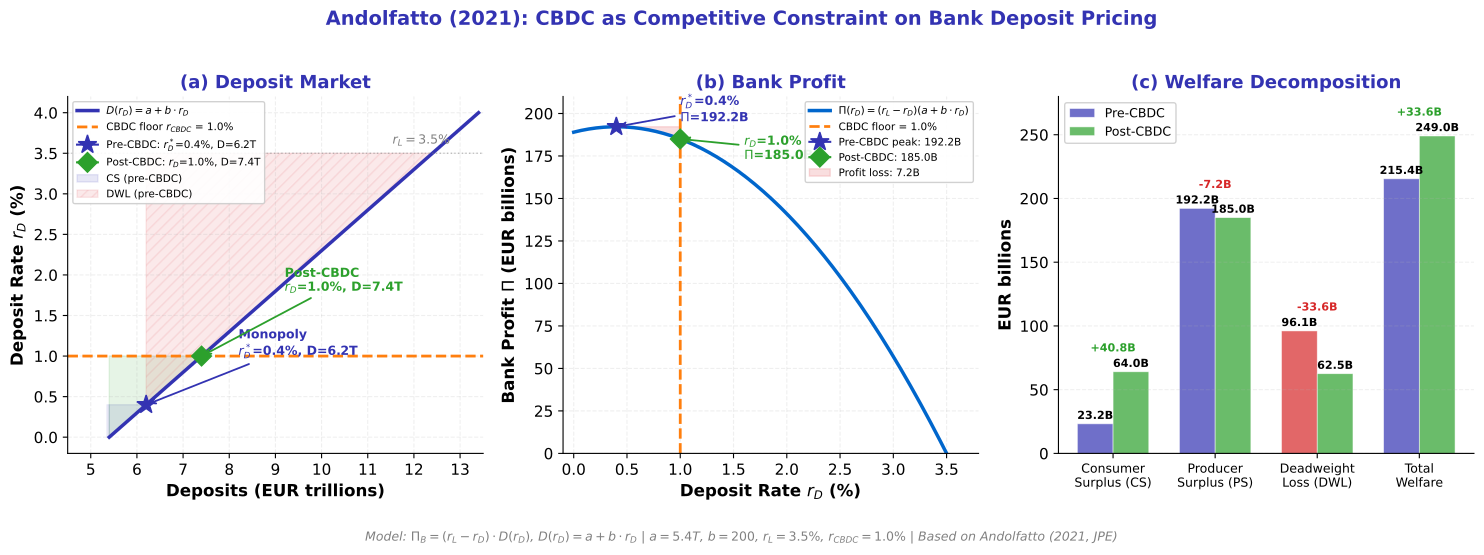

Recreate this plot in Python.
r"""Andolfatto Bank Competition Model: CBDC as Competitive Constraint

Three-panel comparative statics of deposit market equilibrium
before and after CBDC introduction sets a floor on deposit rates.

Economic Model:
$\Pi_B = (r_L - r_D) \cdot D(r_D)$ where $D(r_D) = a + b \cdot r_D$,
$a = 5.4$ (EUR trillions), $b = 200$ (EUR trillions per unit rate), $r_L = 0.035$.
FOC: $r_D^* = \frac{r_L - a/b}{2} = 0.004$ (0.4\%).
CBDC floor: $r_D \geq r_{CBDC} = 0.01$ (1\%).
Pre-CBDC: $D = 6.2$T, $\Pi = 192.2$B.
Post-CBDC: $D = 7.4$T, $\Pi = 185.0$B.
Based on Andolfatto (2021).
"""
# Multi-panel override: comparative statics requires simultaneous visibility

import matplotlib.pyplot as plt
import numpy as np
from pathlib import Path

plt.rcParams.update({
    'font.size': 12, 'axes.labelsize': 12, 'axes.titlesize': 13,
    'xtick.labelsize': 11, 'ytick.labelsize': 11, 'legend.fontsize': 10,
    'figure.figsize': (15, 5), 'figure.dpi': 150
})

MLPURPLE = '#3333B2'
MLBLUE = '#0066CC'
MLORANGE = '#FF7F0E'
MLGREEN = '#2CA02C'
MLRED = '#D62728'
MLLAVENDER = '#ADADE0'

# ── Parameters ──────────────────────────────────────────────────────────
a = 5.4        # EUR trillions: deposits at zero rate
b = 200.0      # EUR trillions per unit rate (sensitivity)
r_L = 0.035    # Lending rate (3.5%)
r_CBDC = 0.01  # CBDC floor rate (1.0%)

# ── Derived equilibrium values ──────────────────────────────────────────
# Monopoly FOC: r_D* = (r_L - a/b) / 2
r_D_star = (r_L - a / b) / 2                    # 0.004 (0.4%)
D_star = a + b * r_D_star                        # 6.2T
Pi_star = (r_L - r_D_star) * D_star              # 0.1922T = 192.2B

# Post-CBDC constrained equilibrium
r_D_cbdc = r_CBDC                                # 0.01 (1.0%)
D_cbdc = a + b * r_D_cbdc                        # 7.4T
Pi_cbdc = (r_L - r_D_cbdc) * D_cbdc              # 0.185T = 185.0B

# Competitive benchmark (r_D = r_L)
D_comp = a + b * r_L                             # 12.4T

# Inverse supply: r_S(D) = (D - a) / b  (for D >= a; 0 for D < a)

# ── Welfare computation ─────────────────────────────────────────────────
# CS = integral_0^D [r_D - max(0, (q-a)/b)] dq
#    = r_D * a + r_D*(D-a) - (D-a)^2 / (2b)    (for D >= a)
def compute_CS(r_D, D_eq):
    return r_D * a + r_D * (D_eq - a) - (D_eq - a)**2 / (2 * b)

# Total surplus at competitive equilibrium
TS = r_L * a + r_L * (D_comp - a) - (D_comp - a)**2 / (2 * b)  # 0.3115T

CS_pre = compute_CS(r_D_star, D_star)            # 0.0232T = 23.2B
CS_post = compute_CS(r_D_cbdc, D_cbdc)           # 0.064T  = 64.0B

DWL_pre = TS - CS_pre - Pi_star                  # 0.0961T = 96.1B
DWL_post = TS - CS_post - Pi_cbdc                # 0.0625T = 62.5B

# Convert to billions for bar chart
CS_pre_B, CS_post_B = CS_pre * 1000, CS_post * 1000
Pi_star_B, Pi_cbdc_B = Pi_star * 1000, Pi_cbdc * 1000
DWL_pre_B, DWL_post_B = DWL_pre * 1000, DWL_post * 1000

# ── Figure ──────────────────────────────────────────────────────────────
fig, (ax1, ax2, ax3) = plt.subplots(1, 3, figsize=(15, 5))

# ════════════════════════════════════════════════════════════════════════
# Panel (a): Deposit Market
# ════════════════════════════════════════════════════════════════════════
r_range = np.linspace(0, 0.04, 300)
D_supply = a + b * r_range                       # Linear deposit supply

ax1.plot(D_supply, r_range * 100, color=MLPURPLE, linewidth=2.5,
         label=r'$D(r_D) = a + b \cdot r_D$')

# Horizontal "demand" at r_L (bank values deposits at lending rate)
ax1.axhline(r_L * 100, color='gray', linewidth=1, linestyle=':', alpha=0.5)
ax1.text(12.8, r_L * 100 + 0.08, r'$r_L = 3.5\%$', fontsize=9, color='gray',
         ha='right', va='bottom')

# CBDC floor
ax1.axhline(r_CBDC * 100, color=MLORANGE, linewidth=2, linestyle='--',
            label=f'CBDC floor $r_{{CBDC}}$ = {r_CBDC*100:.1f}%')

# Pre-CBDC monopoly equilibrium
ax1.plot(D_star, r_D_star * 100, marker='*', markersize=14, color=MLPURPLE,
         zorder=5, label=f'Pre-CBDC: $r_D^*$={r_D_star*100:.1f}%, D={D_star:.1f}T')
ax1.annotate(f'Monopoly\n$r_D^*$={r_D_star*100:.1f}%, D={D_star:.1f}T',
             xy=(D_star, r_D_star * 100),
             xytext=(D_star + 2.0, r_D_star * 100 + 0.6),
             fontsize=9, color=MLPURPLE, fontweight='bold',
             arrowprops=dict(arrowstyle='->', color=MLPURPLE, lw=1.3))

# Post-CBDC constrained equilibrium
ax1.plot(D_cbdc, r_D_cbdc * 100, marker='D', markersize=10, color=MLGREEN,
         zorder=5, label=f'Post-CBDC: $r_D$={r_D_cbdc*100:.1f}%, D={D_cbdc:.1f}T')
ax1.annotate(f'Post-CBDC\n$r_D$={r_D_cbdc*100:.1f}%, D={D_cbdc:.1f}T',
             xy=(D_cbdc, r_D_cbdc * 100),
             xytext=(D_cbdc + 1.8, r_D_cbdc * 100 + 0.8),
             fontsize=9, color=MLGREEN, fontweight='bold',
             arrowprops=dict(arrowstyle='->', color=MLGREEN, lw=1.3))

# Shade CS area (pre-CBDC): area between r_D* horizontal and supply curve
D_fill_pre = np.linspace(a, D_star, 100)
r_supply_pre = (D_fill_pre - a) / b * 100
ax1.fill_between(D_fill_pre, r_supply_pre, r_D_star * 100,
                 alpha=0.12, color=MLPURPLE, label='CS (pre-CBDC)')
# Also rectangular CS block from 0 to a at height r_D*
ax1.fill_between([a - 0.05, a], [0, 0], [r_D_star * 100, r_D_star * 100],
                 alpha=0.08, color=MLPURPLE)

# Shade CS area (post-CBDC)
D_fill_post = np.linspace(a, D_cbdc, 100)
r_supply_post = (D_fill_post - a) / b * 100
ax1.fill_between(D_fill_post, r_supply_post, r_D_cbdc * 100,
                 alpha=0.12, color=MLGREEN)

# Shade DWL (pre-CBDC): triangle between D* and D_comp above supply
D_fill_dwl = np.linspace(D_star, D_comp, 100)
r_supply_dwl = (D_fill_dwl - a) / b * 100
r_L_line = np.full_like(D_fill_dwl, r_L * 100)
ax1.fill_between(D_fill_dwl, r_supply_dwl, r_L_line,
                 alpha=0.10, color=MLRED, hatch='///', label='DWL (pre-CBDC)')

ax1.set_xlabel('Deposits (EUR trillions)', fontweight='bold')
ax1.set_ylabel('Deposit Rate $r_D$ (%)', fontweight='bold')
ax1.set_title('(a) Deposit Market', fontsize=13, fontweight='bold', color=MLPURPLE)
ax1.set_xlim(4.5, 13.5)
ax1.set_ylim(-0.2, 4.2)
ax1.legend(loc='upper left', fontsize=7.5, framealpha=0.9)
ax1.spines['top'].set_visible(False)
ax1.spines['right'].set_visible(False)
ax1.grid(True, alpha=0.2, linestyle='--')

# ════════════════════════════════════════════════════════════════════════
# Panel (b): Bank Profit
# ════════════════════════════════════════════════════════════════════════
r_D_range = np.linspace(0, r_L, 300)
Pi_range = (r_L - r_D_range) * (a + b * r_D_range)  # in trillions
Pi_range_B = Pi_range * 1000                          # convert to billions

ax2.plot(r_D_range * 100, Pi_range_B, color=MLBLUE, linewidth=2.5,
         label=r'$\Pi(r_D) = (r_L - r_D)(a + b \cdot r_D)$')

# CBDC floor vertical line
ax2.axvline(r_CBDC * 100, color=MLORANGE, linewidth=2, linestyle='--',
            label=f'CBDC floor = {r_CBDC*100:.1f}%')

# Mark pre-CBDC optimum (peak)
ax2.plot(r_D_star * 100, Pi_star_B, marker='*', markersize=14, color=MLPURPLE,
         zorder=5, label=f'Pre-CBDC peak: {Pi_star_B:.1f}B')
ax2.annotate(f'$r_D^*$={r_D_star*100:.1f}%\n$\\Pi$={Pi_star_B:.1f}B',
             xy=(r_D_star * 100, Pi_star_B),
             xytext=(r_D_star * 100 + 0.6, Pi_star_B + 3),
             fontsize=9, color=MLPURPLE, fontweight='bold',
             arrowprops=dict(arrowstyle='->', color=MLPURPLE, lw=1.3))

# Mark post-CBDC constrained point
ax2.plot(r_D_cbdc * 100, Pi_cbdc_B, marker='D', markersize=10, color=MLGREEN,
         zorder=5, label=f'Post-CBDC: {Pi_cbdc_B:.1f}B')
ax2.annotate(f'$r_D$={r_D_cbdc*100:.1f}%\n$\\Pi$={Pi_cbdc_B:.1f}B',
             xy=(r_D_cbdc * 100, Pi_cbdc_B),
             xytext=(r_D_cbdc * 100 + 0.6, Pi_cbdc_B - 12),
             fontsize=9, color=MLGREEN, fontweight='bold',
             arrowprops=dict(arrowstyle='->', color=MLGREEN, lw=1.3))

# Shade profit loss region between the two rates
r_fill = np.linspace(r_D_star, r_D_cbdc, 100)
Pi_fill_top = np.full_like(r_fill, Pi_star_B)
Pi_fill_bot = (r_L - r_fill) * (a + b * r_fill) * 1000
ax2.fill_between(r_fill * 100, Pi_fill_bot, Pi_fill_top,
                 alpha=0.15, color=MLRED, label=f'Profit loss: {Pi_star_B - Pi_cbdc_B:.1f}B')

ax2.set_xlabel('Deposit Rate $r_D$ (%)', fontweight='bold')
ax2.set_ylabel('Bank Profit $\\Pi$ (EUR billions)', fontweight='bold')
ax2.set_title('(b) Bank Profit', fontsize=13, fontweight='bold', color=MLPURPLE)
ax2.set_xlim(-0.1, 3.8)
ax2.set_ylim(0, 210)
ax2.legend(loc='upper right', fontsize=7.5, framealpha=0.9)
ax2.spines['top'].set_visible(False)
ax2.spines['right'].set_visible(False)
ax2.grid(True, alpha=0.2, linestyle='--')

# ════════════════════════════════════════════════════════════════════════
# Panel (c): Welfare Decomposition (grouped bar chart)
# ════════════════════════════════════════════════════════════════════════
categories = ['Consumer\nSurplus (CS)', 'Producer\nSurplus (PS)', 'Deadweight\nLoss (DWL)',
              'Total\nWelfare']
pre_vals = [CS_pre_B, Pi_star_B, DWL_pre_B, CS_pre_B + Pi_star_B]
post_vals = [CS_post_B, Pi_cbdc_B, DWL_post_B, CS_post_B + Pi_cbdc_B]
bar_colors_pre = [MLPURPLE, MLPURPLE, MLRED, MLPURPLE]
bar_colors_post = [MLGREEN, MLGREEN, MLGREEN, MLGREEN]

x = np.arange(len(categories))
width = 0.35

bars_pre = ax3.bar(x - width/2, pre_vals, width, color=bar_colors_pre,
                   alpha=0.7, edgecolor='white', linewidth=0.5, label='Pre-CBDC')
bars_post = ax3.bar(x + width/2, post_vals, width, color=bar_colors_post,
                    alpha=0.7, edgecolor='white', linewidth=0.5, label='Post-CBDC')

# Value labels on bars
for bar_group in [bars_pre, bars_post]:
    for bar in bar_group:
        height = bar.get_height()
        ax3.text(bar.get_x() + bar.get_width()/2., height + 2,
                 f'{height:.1f}B', ha='center', va='bottom', fontsize=8,
                 fontweight='bold')

# Change arrows showing direction of welfare change
for i, (pre_v, post_v) in enumerate(zip(pre_vals, post_vals)):
    delta = post_v - pre_v
    sign = '+' if delta > 0 else ''
    color = MLGREEN if delta > 0 else MLRED
    ax3.text(x[i], max(pre_v, post_v) + 16, f'{sign}{delta:.1f}B',
             ha='center', fontsize=8, color=color, fontweight='bold')

ax3.set_xlabel('')
ax3.set_ylabel('EUR billions', fontweight='bold')
ax3.set_title('(c) Welfare Decomposition', fontsize=13, fontweight='bold', color=MLPURPLE)
ax3.set_xticks(x)
ax3.set_xticklabels(categories, fontsize=9)
ax3.set_ylim(0, 280)
ax3.legend(loc='upper left', fontsize=9, framealpha=0.9)
ax3.spines['top'].set_visible(False)
ax3.spines['right'].set_visible(False)
ax3.grid(True, alpha=0.2, linestyle='--', axis='y')

# ── Supertitle and source ──────────────────────────────────────────────
fig.suptitle('Andolfatto (2021): CBDC as Competitive Constraint on Bank Deposit Pricing',
             fontsize=14, fontweight='bold', color=MLPURPLE, y=1.02)
fig.text(0.5, -0.04,
         'Model: $\\Pi_B = (r_L - r_D) \\cdot D(r_D)$, '
         '$D(r_D) = a + b \\cdot r_D$ | '
         f'$a={a}$T, $b={int(b)}$, $r_L={r_L*100:.1f}\\%$, '
         f'$r_{{CBDC}}={r_CBDC*100:.1f}\\%$ | '
         'Based on Andolfatto (2021, JPE)',
         ha='center', fontsize=9, style='italic', color='gray')

plt.tight_layout()
plt.savefig(Path(__file__).parent / 'chart.pdf', dpi=300, bbox_inches='tight')
plt.savefig(Path(__file__).parent / 'chart.png', dpi=150, bbox_inches='tight')
plt.close()
print("Chart saved to chart.pdf and chart.png")
